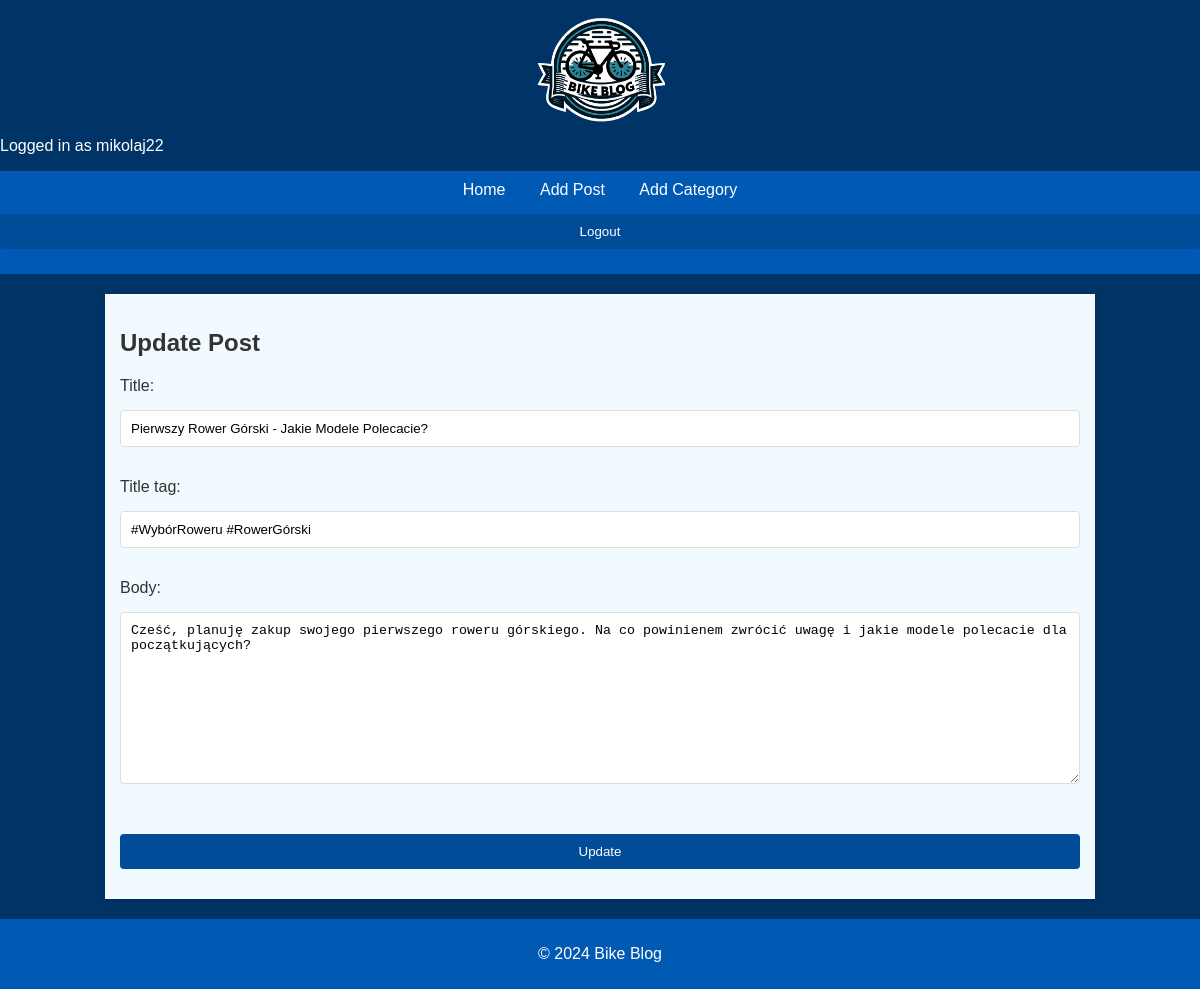
Page /article/edit/16 (signed in) on the committed database.
### theblog/models.py (models this page shows, shortened)
class Post(models.Model):
    title = models.CharField(max_length=255)
    title_tag = models.CharField(max_length=255)
    author = models.ForeignKey(User, on_delete=models.CASCADE)
    body = models.TextField()
    post_date = models.DateField(auto_now_add=True)
    category = models.CharField(max_length=255, default='uncategorized')
    image = models.ImageField(null=True, blank=True, upload_to='images/')

### theblog/views.py (the view)
# urls.py: path('article/edit/<int:pk>', UpdatePostView.as_view(), name = 'update_post'),
class UpdatePostView(UpdateView):
    model = Post
    form_class = EditForm
    template_name = 'update_post.html'

### theblog/forms.py
class EditForm(forms.ModelForm):
    class Meta:
        model = Post
        fields = ('title', 'title_tag', 'body')
        widgets = {
            'title': forms.TextInput(attrs={'class': 'form-control'}),
            'title_tag': forms.TextInput(attrs={'class': 'form-control'}),
            'body': forms.Textarea(attrs={'class': 'form-control'})
        }

### theblog/templates/update_post.html (shortened to what this page needs)
{% extends 'base.html' %}
{% block content %}
    {% if user.is_authenticated %}
        {% if user.id == post.author.id %}
            <h2>Update Post</h2>
            <div class="form-container">
                <form method="POST">
                    {{ form.as_p }}
                    <button class="btn btn-primary">Update</button>
                </form>
            </div>
        {% endif %}
    {% endif %}
{% endblock %}

### theblog/templates/base.html (shortened to what this page needs)
<!DOCTYPE html>
<html lang="en">
<head>
    {% load static %}
    <link rel="stylesheet" href="{% static 'styles.css' %}">
</head>
<body>
    <header>
        <a href="{% url 'home' %}">
            <img src="{% static "logo2.png" %}" alt="Logo" id="logo">
        </a>
    </header>
    {% if user.is_authenticated %}
        <div class="user-info-container">
            <p class="user-info">Logged in as {{ user.username }}</p>
        </div>
    {% endif %}
    <nav>
        <a href="{% url 'home' %}">Home</a>
        {% if user.is_authenticated %}
            <a href="{% url 'add_post' %}">Add Post</a>
            <a href="{% url 'add_category' %}">Add Category</a>
            <form action="{% url 'logout' %}" method="post">
                <input type="submit" value="Logout">
            </form>
        {% else %}
            <a href="{% url 'login' %}">Login</a>
            <a href="{% url 'register' %}">Register</a>
        {% endif %}
    </nav>
    <div class="container">
        {% block content %}{% endblock %}
    </div>
    <footer>
        <p>© 2024 Bike Blog</p>
    </footer>
</body>
</html>

### theblog/static/styles.css (style rules this page uses)
body { font-family: 'Arial', sans-serif; background-color: #003366; background-size: cover; background-position: center; background-repeat: no-repeat; color: #333; margin: 0; padding: 0; }
#logo { float: left; width: 130px; height: 130px; flex-direction: column; }
header { background-color: #003366; position: relative; color: white; text-align: center; padding-top: 5px; display: flex; flex-direction: row; align-items: center; justify-content: center; }
nav { background-color: #0059b3; padding: 10px 0; text-align: center; margin-top: 5px; }
nav a { color: white; margin: 0 15px; text-decoration: none; font-size: 16px; }
.container { width: 80%; margin: 20px auto; background-color: #f0faff; padding: 15px; box-shadow: 0 2px 5px rgba(0,0,0,0.1); }
footer { background-color: #0059b3; color: white; text-align: center; padding: 10px 0; margin-top: 20px; }
input[type="text"], input[type="password"], input[type="email"], input[type="submit"], textarea, button { width: 100%; padding: 10px; margin: 15px 0; border-radius: 4px; border: 1px solid #ddd; box-sizing: border-box; }
input[type="submit"], button { background-color: #004c99; color: white; border: none; cursor: pointer; box-sizing: border-box; }
.user-info { background-color: #003366; color: white; font-size: 16px; margin-left: auto; margin-right: 0; margin-top: 2px; }

### rows in the picture
Post: title "Pierwszy Rower Górski - Jakie Modele Polecacie?", title_tag "#WybórRoweru #RowerGórski", body "Cześć, planuję zakup swojego pierwszego roweru górskiego. Na co powinienem zwrócić uwagę i jakie modele polecacie dla początkujących?"

### other values in the picture
{{ user.username }} "mikolaj22"
